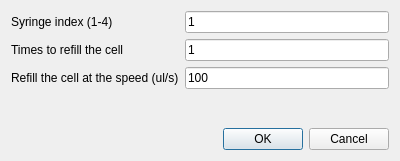
<?xml version="1.0" encoding="UTF-8"?>
<ui version="4.0">
 <class>Dialog</class>
 <widget class="QDialog" name="Dialog">
  <property name="geometry">
   <rect>
    <x>0</x>
    <y>0</y>
    <width>400</width>
    <height>161</height>
   </rect>
  </property>
  <property name="windowTitle">
   <string>Dialog</string>
  </property>
  <layout class="QVBoxLayout" name="verticalLayout">
   <item>
    <layout class="QFormLayout" name="formLayout">
     <item row="0" column="0">
      <widget class="QLabel" name="label">
       <property name="text">
        <string>Syringe index (1-4)</string>
       </property>
      </widget>
     </item>
     <item row="0" column="1">
      <widget class="QLineEdit" name="lineEdit_syringe_index">
       <property name="text">
        <string>1</string>
       </property>
      </widget>
     </item>
     <item row="2" column="0">
      <widget class="QLabel" name="label_3">
       <property name="text">
        <string>Refill the cell at the speed (ul/s)</string>
       </property>
      </widget>
     </item>
     <item row="1" column="0">
      <widget class="QLabel" name="label_2">
       <property name="text">
        <string>Times to refill the cell</string>
       </property>
      </widget>
     </item>
     <item row="2" column="1">
      <widget class="QLineEdit" name="lineEdit_refill_speed">
       <property name="text">
        <string>100</string>
       </property>
      </widget>
     </item>
     <item row="1" column="1">
      <widget class="QLineEdit" name="lineEdit_refill_times">
       <property name="text">
        <string>1</string>
       </property>
      </widget>
     </item>
    </layout>
   </item>
   <item>
    <widget class="QDialogButtonBox" name="buttonBox">
     <property name="orientation">
      <enum>Qt::Horizontal</enum>
     </property>
     <property name="standardButtons">
      <set>QDialogButtonBox::Cancel|QDialogButtonBox::Ok</set>
     </property>
    </widget>
   </item>
  </layout>
 </widget>
 <resources/>
 <connections>
  <connection>
   <sender>buttonBox</sender>
   <signal>accepted()</signal>
   <receiver>Dialog</receiver>
   <slot>accept()</slot>
   <hints>
    <hint type="sourcelabel">
     <x>248</x>
     <y>254</y>
    </hint>
    <hint type="destinationlabel">
     <x>157</x>
     <y>274</y>
    </hint>
   </hints>
  </connection>
  <connection>
   <sender>buttonBox</sender>
   <signal>rejected()</signal>
   <receiver>Dialog</receiver>
   <slot>reject()</slot>
   <hints>
    <hint type="sourcelabel">
     <x>316</x>
     <y>260</y>
    </hint>
    <hint type="destinationlabel">
     <x>286</x>
     <y>274</y>
    </hint>
   </hints>
  </connection>
 </connections>
</ui>
